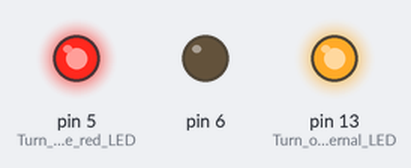
A sketch run on a simulated Arduino Uno, built with avr-gcc and run on an emulated ATmega328P. Shown: output pins drawn as LEDs (lit = HIGH).

Above: at 0.1 s.
At 4.1 s:
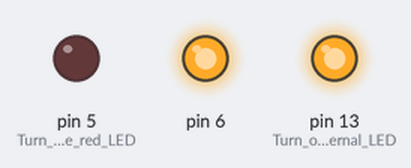
Timing chart, 0 to 5.6 s (numbered marks = the images above):
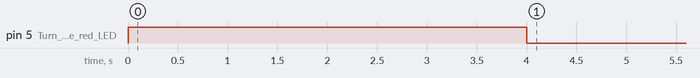

The sketch:

Blink.ino
```cpp
void setup() {

  pinMode(13, OUTPUT);   // Turn on the internal LED
  digitalWrite(13,HIGH);
  pinMode(5,OUTPUT);    // Turn on the red LED
  digitalWrite(5,HIGH);

  delay(4000);  // Wait 4 seconds

  digitalWrite(5,LOW);

  pinMode(6,OUTPUT);
  digitalWrite(6,HIGH);


}


void loop() {

}
```
